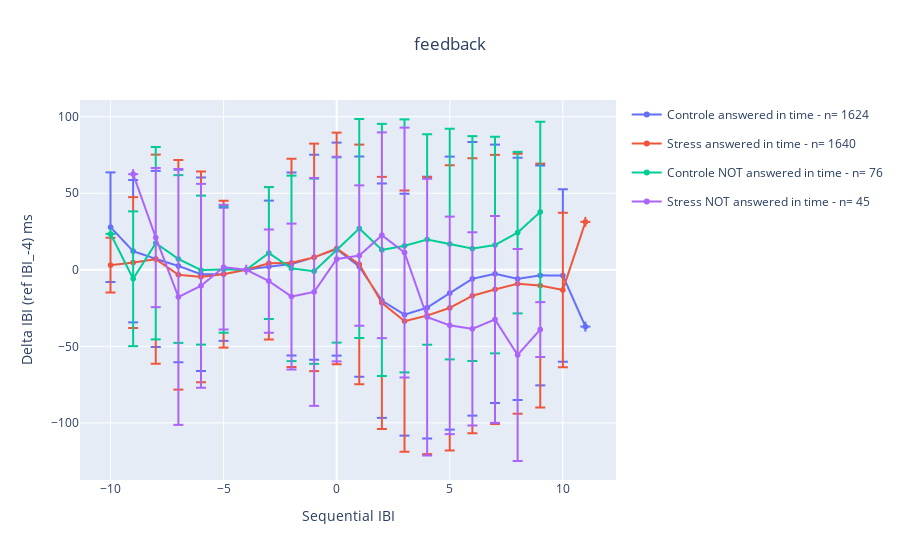

The notebook cell this image was saved under:
### Markdown cell above
### Per group & answered-in time

### Code cell
fig_list = []
fig = go.Figure()
for answer_in_time in [True, False]:
    shown_groups = []
    for group in ["Controle", "Stress"]:
        rr_group = []
        df_f_gr = df_feedback[
            (df_feedback["Procedure[Block]"] == group)
            & (df_feedback.answered_in_time == answer_in_time)
        ]
        for feeback_idx, _ in df_f_gr.iterrows():
            rr_d = (
                df_slc[df_slc["feedback_index"] == feeback_idx]
                .copy()
                .set_index("IBI_pos")
                .sort_index()["RR_delta_ms"]
            )
            rr_group.append(rr_d)

        df_rr_group = pd.concat(rr_group, axis=1, ignore_index=False)
        rr_group_mean = df_rr_group.mean(axis=1)
        rr_group_std = df_rr_group.std(axis=1)
        fig.add_trace(
            go.Scattergl(
                x=rr_group_mean.index,
                y=rr_group_mean,
                error_y=dict(type="data", array=rr_group_std, visible=True),
                mode="markers+lines",
                name=group
                + f"{' NOT' if not answer_in_time else ''} answered in time - n= {df_rr_group.shape[1]}",
                legendgroup=group + str(answer_in_time),
                showlegend=group not in shown_groups,
            )
        )
        shown_groups.append(group)

fig.update_layout(height=400, title=f"feedback", title_x=0.5)
fig.update_xaxes(title_text="Sequential IBI")
fig.update_yaxes(title_text=f"Delta IBI (ref IBI_{reference_ibi_pos}) ms")

### Figure 1 — Plotly figure (JSON) as saved in the notebook; plotly's stock layout.template omitted (floating-point values rounded to 4 significant figures)
{"data": [{"error_y": {"array": [35.8, 46.49, 57.51, 62.88, 63.22, 43.51, 0, 43.14, 59.76, 66.97, 69.56, 71.93, 76.56, 79.03, 85.49, 89.2, 89.39, 84.42, 79.15, 71.82, 56.34, null], "type": "data", "visible": true}, "legendgroup": "ControleTrue", "mode": "markers+lines", "name": "Controle answered in time - n= 1624", "showlegend": true, "type": "scattergl", "x": [-10, -9, -8, -7, -6, -5, -4, -3, -2, -1, 0, 1, 2, 3, 4, 5, 6, 7, 8, 9, 10, 11], "y": [27.79, 12.14, 7.111, 2.481, -2.908, -2.93, 0, 2.024, 3.759, 8.167, 13.51, 2.057, -20.17, -29.34, -24.75, -15.25, -5.912, -2.637, -5.937, -3.676, -3.767, -37.11]}, {"error_y": {"array": [17.87, 42.76, 68.32, 74.97, 68.85, 47.99, 0, 49.81, 68.0, 74.27, 75.62, 78.23, 82.34, 85.32, 90.49, 93.13, 89.81, 87.91, 84.9, 79.66, 50.47, null], "type": "data", "visible": true}, "legendgroup": "StressTrue", "mode": "markers+lines", "name": "Stress answered in time - n= 1640", "showlegend": true, "type": "scattergl", "x": [-10, -9, -8, -7, -6, -5, -4, -3, -2, -1, 0, 1, 2, 3, 4, 5, 6, 7, 8, 9, 10, 11], "y": [3.019, 4.701, 6.93, -3.272, -4.645, -2.866, 0, 4.238, 4.531, 8.101, 13.93, 3.499, -21.63, -33.57, -29.94, -24.89, -16.97, -12.85, -9.137, -10.31, -13.19, 31.25]}, {"error_y": {"array": [null, 44.02, 62.84, 54.77, 48.65, 41.32, 0, 43.05, 60.58, 60.53, 60.48, 71.52, 82.32, 82.65, 68.73, 75.35, 73.45, 70.75, 52.78, 58.9], "type": "data", "visible": true}, "legendgroup": "ControleFalse", "mode": "markers+lines", "name": "Controle NOT answered in time - n= 76", "showlegend": true, "type": "scattergl", "x": [-10, -9, -8, -7, -6, -5, -4, -3, -2, -1, 0, 1, 2, 3, 4, 5, 6, 7, 8, 9], "y": [23.44, -5.859, 17.39, 7.05, -0.2211, 0.2131, 0, 10.94, 0.8877, -0.9588, 12.93, 26.95, 12.96, 15.62, 19.78, 16.8, 13.83, 16.16, 24.27, 37.76]}, {"error_y": {"array": [null, 45.45, 83.57, 66.55, 40.69, 0, 33.69, 47.62, 74.43, 66.87, 45.84, 67.17, 81.59, 90.36, 71.05, 63.14, 67.54, 69.25, 17.9], "type": "data", "visible": true}, "legendgroup": "StressFalse", "mode": "markers+lines", "name": "Stress NOT answered in time - n= 45", "showlegend": true, "type": "scattergl", "x": [-9, -8, -7, -6, -5, -4, -3, -2, -1, 0, 1, 2, 3, 4, 5, 6, 7, 8, 9], "y": [62.5, 21.05, -17.77, -10.48, 1.709, 0, -7.406, -17.5, -14.49, 6.999, 9.277, 22.54, 11.23, -30.92, -36.31, -38.6, -32.44, -55.66, -39.06]}], "layout": {"autosize": true, "title": {"text": "feedback", "x": 0.5}, "xaxis": {"autorange": true, "range": [-11.26, 12.26], "title": {"text": "Sequential IBI"}, "type": "linear"}, "yaxis": {"autorange": true, "range": [-137.3, 110.9], "title": {"text": "Delta IBI (ref IBI_-4) ms"}, "type": "linear"}}}
